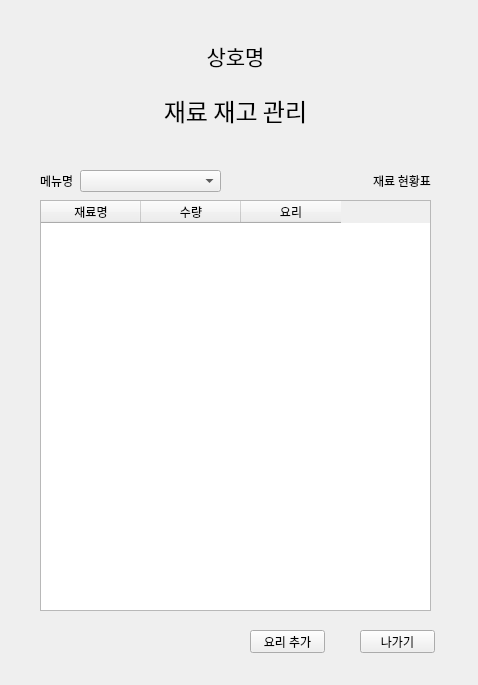
<?xml version="1.0" encoding="UTF-8"?>
<ui version="4.0">
 <class>Form</class>
 <widget class="QWidget" name="Form">
  <property name="geometry">
   <rect>
    <x>0</x>
    <y>0</y>
    <width>478</width>
    <height>685</height>
   </rect>
  </property>
  <property name="windowTitle">
   <string>Form</string>
  </property>
  <widget class="QStackedWidget" name="MAIN_STACK">
   <property name="geometry">
    <rect>
     <x>10</x>
     <y>10</y>
     <width>450</width>
     <height>660</height>
    </rect>
   </property>
   <property name="currentIndex">
    <number>2</number>
   </property>
   <widget class="QWidget" name="page">
    <widget class="QLabel" name="MAIN_LB_loginfo">
     <property name="geometry">
      <rect>
       <x>280</x>
       <y>32</y>
       <width>71</width>
       <height>20</height>
      </rect>
     </property>
     <property name="text">
      <string/>
     </property>
    </widget>
    <widget class="QLabel" name="MAIN_LB_loginfo2">
     <property name="geometry">
      <rect>
       <x>208</x>
       <y>32</y>
       <width>71</width>
       <height>20</height>
      </rect>
     </property>
     <property name="text">
      <string/>
     </property>
    </widget>
    <widget class="QPushButton" name="MAIN_BT_loginout">
     <property name="geometry">
      <rect>
       <x>340</x>
       <y>30</y>
       <width>75</width>
       <height>23</height>
      </rect>
     </property>
     <property name="text">
      <string>로그인</string>
     </property>
    </widget>
    <widget class="QPushButton" name="MAIN_BT_seller_order">
     <property name="geometry">
      <rect>
       <x>180</x>
       <y>460</y>
       <width>91</width>
       <height>91</height>
      </rect>
     </property>
     <property name="text">
      <string>재료주문</string>
     </property>
    </widget>
    <widget class="QPushButton" name="MAIN_BT_seller_insert">
     <property name="geometry">
      <rect>
       <x>30</x>
       <y>460</y>
       <width>91</width>
       <height>91</height>
      </rect>
     </property>
     <property name="text">
      <string>상품등록</string>
     </property>
    </widget>
    <widget class="QPushButton" name="MAIN_BT_buyer_buy">
     <property name="geometry">
      <rect>
       <x>30</x>
       <y>560</y>
       <width>91</width>
       <height>91</height>
      </rect>
     </property>
     <property name="text">
      <string>상품구매</string>
     </property>
    </widget>
    <widget class="QPushButton" name="MAIN_BT_buyer_orderlist">
     <property name="geometry">
      <rect>
       <x>180</x>
       <y>560</y>
       <width>91</width>
       <height>91</height>
      </rect>
     </property>
     <property name="text">
      <string>주문내역</string>
     </property>
    </widget>
   </widget>
   <widget class="QWidget" name="page_2">
    <widget class="QTableWidget" name="MAIN_strorelist">
     <property name="geometry">
      <rect>
       <x>10</x>
       <y>110</y>
       <width>430</width>
       <height>471</height>
      </rect>
     </property>
     <column>
      <property name="text">
       <string>재료명</string>
      </property>
     </column>
     <column>
      <property name="text">
       <string>수량</string>
      </property>
     </column>
     <column>
      <property name="text">
       <string>단위</string>
      </property>
     </column>
    </widget>
    <widget class="QPushButton" name="MAIN_BT_plus">
     <property name="geometry">
      <rect>
       <x>10</x>
       <y>81</y>
       <width>30</width>
       <height>30</height>
      </rect>
     </property>
     <property name="text">
      <string>+</string>
     </property>
    </widget>
    <widget class="QPushButton" name="MAIN_listcl">
     <property name="geometry">
      <rect>
       <x>60</x>
       <y>590</y>
       <width>101</width>
       <height>51</height>
      </rect>
     </property>
     <property name="text">
      <string>취소</string>
     </property>
    </widget>
    <widget class="QPushButton" name="MAIN_listcheck">
     <property name="geometry">
      <rect>
       <x>240</x>
       <y>590</y>
       <width>101</width>
       <height>51</height>
      </rect>
     </property>
     <property name="text">
      <string>확인</string>
     </property>
    </widget>
    <widget class="QLineEdit" name="MAIN_name">
     <property name="geometry">
      <rect>
       <x>130</x>
       <y>40</y>
       <width>191</width>
       <height>41</height>
      </rect>
     </property>
     <property name="placeholderText">
      <string>상품명</string>
     </property>
    </widget>
   </widget>
   <widget class="QWidget" name="page_3">
    <widget class="QLabel" name="bom_store_name">
     <property name="geometry">
      <rect>
       <x>0</x>
       <y>30</y>
       <width>451</width>
       <height>31</height>
      </rect>
     </property>
     <property name="font">
      <font>
       <pointsize>16</pointsize>
      </font>
     </property>
     <property name="text">
      <string>상호명</string>
     </property>
     <property name="alignment">
      <set>Qt::AlignCenter</set>
     </property>
    </widget>
    <widget class="QPushButton" name="bom_go_back">
     <property name="geometry">
      <rect>
       <x>350</x>
       <y>620</y>
       <width>75</width>
       <height>23</height>
      </rect>
     </property>
     <property name="text">
      <string>나가기</string>
     </property>
    </widget>
    <widget class="QLabel" name="bom_select_menu_2">
     <property name="geometry">
      <rect>
       <x>30</x>
       <y>160</y>
       <width>41</width>
       <height>21</height>
      </rect>
     </property>
     <property name="font">
      <font>
       <family>D2Coding</family>
      </font>
     </property>
     <property name="text">
      <string>메뉴명</string>
     </property>
     <property name="alignment">
      <set>Qt::AlignLeading|Qt::AlignLeft|Qt::AlignVCenter</set>
     </property>
    </widget>
    <widget class="QLabel" name="bom_title">
     <property name="geometry">
      <rect>
       <x>0</x>
       <y>80</y>
       <width>451</width>
       <height>41</height>
      </rect>
     </property>
     <property name="font">
      <font>
       <family>D2Coding</family>
       <pointsize>18</pointsize>
      </font>
     </property>
     <property name="text">
      <string>재료 재고 관리</string>
     </property>
     <property name="alignment">
      <set>Qt::AlignCenter</set>
     </property>
    </widget>
    <widget class="QPushButton" name="bom_new_menu">
     <property name="geometry">
      <rect>
       <x>240</x>
       <y>620</y>
       <width>75</width>
       <height>23</height>
      </rect>
     </property>
     <property name="text">
      <string>요리 추가</string>
     </property>
    </widget>
    <widget class="QLabel" name="bom_table_title">
     <property name="geometry">
      <rect>
       <x>350</x>
       <y>160</y>
       <width>71</width>
       <height>21</height>
      </rect>
     </property>
     <property name="font">
      <font>
       <family>D2Coding</family>
      </font>
     </property>
     <property name="text">
      <string>재료 현황표</string>
     </property>
     <property name="alignment">
      <set>Qt::AlignRight|Qt::AlignTrailing|Qt::AlignVCenter</set>
     </property>
    </widget>
    <widget class="QComboBox" name="bom_select_menu">
     <property name="geometry">
      <rect>
       <x>70</x>
       <y>160</y>
       <width>141</width>
       <height>22</height>
      </rect>
     </property>
    </widget>
    <widget class="QTableWidget" name="bom_ingredient_table">
     <property name="geometry">
      <rect>
       <x>30</x>
       <y>190</y>
       <width>391</width>
       <height>411</height>
      </rect>
     </property>
     <property name="font">
      <font>
       <family>D2Coding</family>
      </font>
     </property>
     <column>
      <property name="text">
       <string>재료명</string>
      </property>
     </column>
     <column>
      <property name="text">
       <string>수량</string>
      </property>
     </column>
     <column>
      <property name="text">
       <string>요리</string>
      </property>
     </column>
    </widget>
   </widget>
  </widget>
 </widget>
 <resources/>
 <connections/>
</ui>
